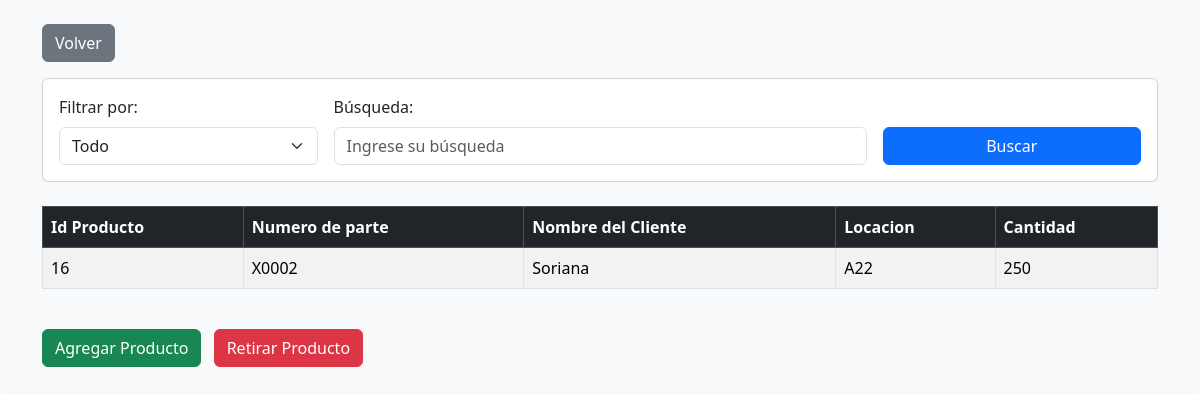
The page /CodigoProyectoFinal/pagina_inventario.php on the database as committed earlier.
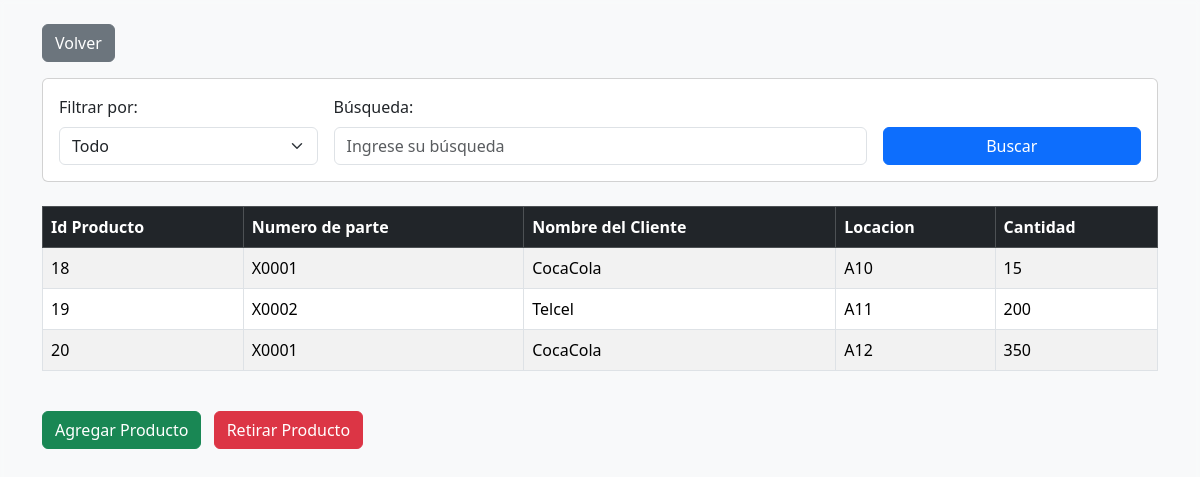
The same page on the database as committed later.
### tables this page shows
CREATE TABLE `producto` (
  `id_producto` int(11) NOT NULL,
  `id_parte` int(11) NOT NULL,
  `id_cliente` int(11) NOT NULL,
  `cantidad` int(11) NOT NULL,
  `id_locacion` int(11) NOT NULL
);

CREATE TABLE `parte` (
  `id_parte` int(11) NOT NULL,
  `nombre` varchar(25) NOT NULL
);

CREATE TABLE `cliente` (
  `id_cliente` int(11) NOT NULL,
  `nombre` varchar(25) NOT NULL
);

CREATE TABLE `locacion` (
  `id_locacion` int(11) NOT NULL,
  `num_rack` int(11) NOT NULL,
  `nombre_locacion` varchar(15) NOT NULL,
  `estado_ocupado` tinyint(4) NOT NULL
);

### CodigoProyectoFinal/pagina_inventario.php (the view, shortened to what this page needs)
<?php
        $conexion = mysqli_connect('localhost','root','','proyecto_final');
    ?>
    <!DOCTYPE html>
    <html lang="es">
    <head>
        <link href="https://cdn.jsdelivr.net/npm/bootstrap@5.3.3/dist/css/bootstrap.min.css" rel="stylesheet">
        <link rel="stylesheet" href="../CSS_Local/inventario.css">
    </head>
    <body class="bg-light">
        <div class="container py-4">
            <div class="mb-3">
                <input type="button" value="Volver" class="btn btn-secondary" onclick="window.location.href='inicio.php';">
            </div>
            <div class="card mb-4">
                <div class="card-body">
                    <form name="form_filtro" method="post" class="row g-3">
                        <div class="col-md-3">
                            <label for="categoria" class="form-label">Filtrar por:</label>
                            <select name="categoria" id="categoria" class="form-select">
                                <option value="*">Todo</option>
                            </select>
                        </div>
                        <div class="col-md-6">
                            <label for="elemento_busqueda" class="form-label">Búsqueda:</label>
                            <input type="text" name="elemento_busqueda" id="elemento_busqueda" class="form-control" placeholder="Ingrese su búsqueda">
                        </div>
                        <div class="col-md-3 align-self-end">
                            <input type="submit" name="buscar" value="Buscar" class="btn btn-primary w-100">
                        </div>
                    </form>
                </div>
            </div>
            <div class="table-responsive mb-4">
                <table class="table table-striped table-bordered">
                    <thead class="table-dark">
                        <tr>
                            <th>Id Producto</th>
                            <th>Numero de parte</th>
                            <th>Nombre del Cliente</th>
                            <th>Locacion</th>
                            <th>Cantidad</th>
                        </tr>
                    </thead>
                    <tbody>
                        <?php
                            $consulta = "SELECT producto.id_producto, parte.nombre AS nombre_parte, cliente.nombre AS nombre_cliente, locacion.nombre_locacion AS nombre_locacion, producto.cantidad
                                        FROM producto
                                        INNER JOIN parte ON producto.id_parte = parte.id_parte
                                        INNER JOIN cliente ON producto.id_cliente = cliente.id_cliente
                                        INNER JOIN locacion ON producto.id_locacion = locacion.id_locacion";
                            $resultado = mysqli_query($conexion, $consulta);
                            while($mostrar = mysqli_fetch_array($resultado)) {
                        ?>
                            <tr>
                                <td><?php echo $mostrar['id_producto'] ?></td>
                                <td><?php echo $mostrar['nombre_parte'] ?></td>
                                <td><?php echo $mostrar['nombre_cliente'] ?></td>
                                <td><?php echo $mostrar['nombre_locacion'] ?></td>
                                <td><?php echo $mostrar['cantidad'] ?></td>
                            </tr>
                        <?php } ?>
                    </tbody>
                </table>
            </div>
            <div class="mb-4">
                <input type="button" value="Agregar Producto" class="btn btn-success me-2" onclick="mostrarformulario('form_insertar')">
                <input type="button" value="Retirar Producto" class="btn btn-danger" onclick="mostrarformulario('form_eliminar')">
            </div>
        </div>
    </body>
    </html>

### CSS_Local/inventario.css (style rules this page uses)
body { background-image: url("../media/img3.jpg"); background-size: cover; background-position: center; background-repeat: no-repeat; background-attachment: fixed; backdrop-filter: blur(2px); }

Rows that differ between the two databases and show on the page:
removed producto: id_producto "16", id_parte.nombre "X0002", id_cliente.nombre "Soriana", id_locacion.nombre_locacion "A22", cantidad "250"
added producto: id_producto "18", id_parte.nombre "X0001", id_cliente.nombre "CocaCola", id_locacion.nombre_locacion "A10", cantidad "15"
added producto: id_producto "19", id_parte.nombre "X0002", id_cliente.nombre "Telcel", id_locacion.nombre_locacion "A11", cantidad "200"
added producto: id_producto "20", id_parte.nombre "X0001", id_cliente.nombre "CocaCola", id_locacion.nombre_locacion "A12", cantidad "350"
